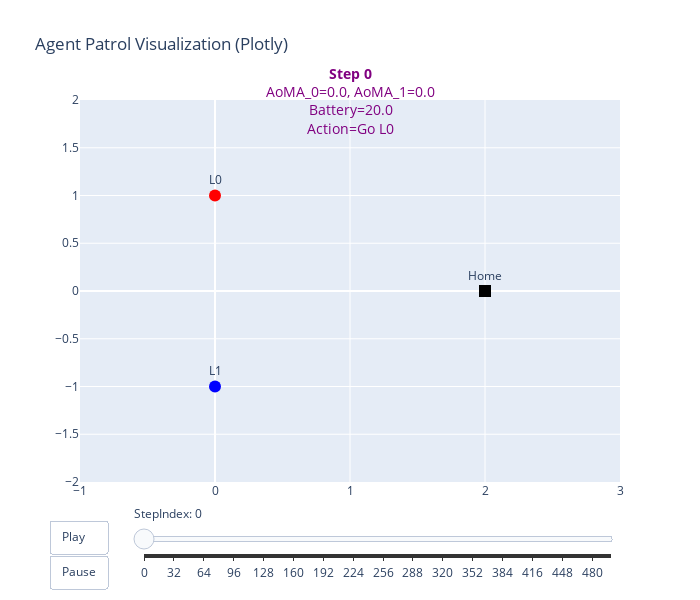

The cell this chart's notebook holds for it:
### Code cell
import re
import plotly.graph_objects as go
from plotly.subplots import make_subplots

def parse_test_log(log_text):
    """
    输入一段日志文本(多行)，解析出一个 step_info 列表。
    每个元素是一个 dict，包含:
      {
        'step': int,
        'AoMA_0': float,
        'AoMA_1': float,
        'loc': int,
        'battery': float,
        'action': str,
        'done': bool,
        'anchor_fail': bool
      }
    """
    pattern = re.compile(
        r"Step\s+(\d+):\s+AoMA_0=([\d\.]+),\s+AoMA_1=([\d\.]+),\s+loc=([\d\.]+),\s+battery=([\d\.]+)\s*\|\s*Action=(.*?)\s*=>\s*Reward=([\-\d\.]+),\s*Done=(\w+),\s*AnchorFail=(\w+)"
    )
    step_info_list = []
    for line in log_text.splitlines():
        line = line.strip()
        if not line:
            continue
        m = pattern.search(line)
        if m:
            step_i = int(m.group(1))
            aoma0 = float(m.group(2))
            aoma1 = float(m.group(3))
            loc   = int(float(m.group(4)))
            batt  = float(m.group(5))
            action = m.group(6).strip()
            done_str = m.group(8)
            anchor_str = m.group(9)

            done = (done_str == "True")
            anchor_fail = (anchor_str == "True")

            step_info_list.append({
                "step": step_i,
                "AoMA_0": aoma0,
                "AoMA_1": aoma1,
                "loc": loc,
                "battery": batt,
                "action": action,
                "done": done,
                "anchor_fail": anchor_fail,
            })
    return step_info_list

def create_plotly_animation(step_info_list):
    """
    使用Plotly构建动画:
      - 三个固定地点: L0(0,1), L1(0,-1), Home(2,0)
      - 一个散点表示机器人位置, 每一帧更新位置
      - 并在注释/文本中展示AoMA、电池、动作等
    返回一个 Figure对象, 调用 fig.show() 即可交互观看
    """

    # 三个地点的坐标
    loc_coords = {
        0: (0, 1),   # L0
        1: (0, -1),  # L1
        2: (2, 0),   # Home
    }

    # 将三地点 + 机器人放在同一个散点图上
    # 我们先创建 基础 trace: L0, L1, Home(静态) + Robot(初始位置)
    # 后面再用 frames 来更新 Robot 的位置和附加信息

    # 准备地点散点(静态)
    x_points = [loc_coords[0][0], loc_coords[1][0], loc_coords[2][0]]
    y_points = [loc_coords[0][1], loc_coords[1][1], loc_coords[2][1]]
    text_points = ['L0', 'L1', 'Home']

    # 机器人的初始位置: 取第一个step
    if len(step_info_list) == 0:
        # 没有任何step时,返回空图
        fig = go.Figure()
        fig.add_trace(go.Scatter(x=x_points, y=y_points, mode='markers+text', text=text_points))
        return fig

    start_loc = step_info_list[0]["loc"]
    rx0, ry0 = loc_coords[start_loc]

    # 创建Figure
    fig = go.Figure()

    # 添加地点Trace (静态)
    fig.add_trace(go.Scatter(
        x=x_points, y=y_points,
        mode='markers+text',
        text=text_points,
        textposition='top center',
        marker=dict(color=['red','blue','green'], size=12),
        name='Locations'
    ))
    
    # 添加机器人Trace (动态更新)
    robot_scatter = go.Scatter(
        x=[rx0], y=[ry0],
        mode='markers',
        marker=dict(size=12, symbol='square', color='black'),
        name='Robot'
    )
    fig.add_trace(robot_scatter)

    # 下面要准备 frames, 每个frame对应step_info_list中一个step
    # 并更新: 机器人散点坐标, 以及显示文本

    frames = []
    for i, step_info in enumerate(step_info_list):
        loc = step_info["loc"]
        rx, ry = loc_coords[loc]
        aoma0 = step_info["AoMA_0"]
        aoma1 = step_info["AoMA_1"]
        batt  = step_info["battery"]
        action = step_info["action"]
        step_num = step_info["step"]

        # 可以把想展示的信息放进 layout 的 annotation 或者 trace 的 text属性里
        # 这里我们在 layout 的 annotations 中更新
        text_annotation = (
            f"<b>Step {step_num}</b><br>"
            f"AoMA_0={aoma0:.1f}, AoMA_1={aoma1:.1f}<br>"
            f"Battery={batt:.1f}<br>"
            f"Action={action}"
        )

        frame = go.Frame(
            data=[
                # 对应顺序: 第一个散点是Locations(不变), 第二个散点是Robot
                go.Scatter(x=x_points, y=y_points), 
                go.Scatter(x=[rx], y=[ry]),  
            ],
            name=f"frame_{i}",
            layout=go.Layout(
                annotations=[
                    dict(
                        x=0.5, y=1.1, xref="paper", yref="paper",
                        text=text_annotation,
                        showarrow=False,
                        font=dict(size=14, color="purple"),
                    )
                ]
            )
        )
        frames.append(frame)

    fig.frames = frames

    # 定义一个 slider, 让用户可以拖动查看每一帧
    sliders = [
        dict(
            steps=[
                dict(
                    method="animate",
                    args=[
                        [f"name == frame_{i}"],
                        dict(mode="immediate", frame=dict(duration=600, redraw=True), transition=dict(duration=0))
                    ],
                    label=f"{i}"
                ) for i in range(len(frames))
            ],
            transition=dict(duration=0),
            x=0.1, y=0,
            currentvalue=dict(font=dict(size=12), prefix="StepIndex: "),
            len=0.9
        )
    ]

    # 定义动画按钮（播放/暂停）
    updatemenus = [
        dict(
            type="buttons",
            showactive=False,
            x=0.05, y=-0.1,
            buttons=[
                dict(
                    label="Play",
                    method="animate",
                    args=[
                        None,  # 表示播放全部frame
                        dict(frame=dict(duration=600, redraw=True), fromcurrent=True, mode='immediate')
                    ]
                ),
                dict(
                    label="Pause",
                    method="animate",
                    args=[
                        [None],
                        dict(frame=dict(duration=0, redraw=False), mode='immediate')
                    ]
                ),
            ]
        )
    ]

    fig.update_layout(
        width=700, height=600,
        xaxis=dict(range=[-1, 3], autorange=False),
        yaxis=dict(range=[-2, 2], autorange=False),
        title="Agent Patrol Visualization (Plotly)",
        showlegend=False,
        updatemenus=updatemenus,
        sliders=sliders
    )

    # 初始状态：显示第一帧时的 annotation
    init_annotation = [
        dict(
            x=0.5, y=1.1, xref="paper", yref="paper",
            text=(
                f"<b>Step {step_info_list[0]['step']}</b><br>"
                f"AoMA_0={step_info_list[0]['AoMA_0']:.1f}, AoMA_1={step_info_list[0]['AoMA_1']:.1f}<br>"
                f"Battery={step_info_list[0]['battery']:.1f}<br>"
                f"Action={step_info_list[0]['action']}"
            ),
            showarrow=False,
            font=dict(size=14, color="purple"),
        )
    ]
    fig.update_layout(annotations=init_annotation)

    return fig


def demo_run():
    # 这里手动模拟一小段日志, 你可以换成你自己的日志文本
    # 读取 test1.txt 文件内容
    with open("test1.txt", "r", encoding="utf-8") as f:
        log_text = f.read()  # 读取整个文件内容作为字符串

    # 1. 解析日志
    steps = parse_test_log(log_text)
    # 2. 创建plotly动画
    fig = create_plotly_animation(steps)
    # 3. 展示
    fig.show()


# 如果你直接运行这个文件, 就执行demo_run
if __name__ == "__main__":
    demo_run()
